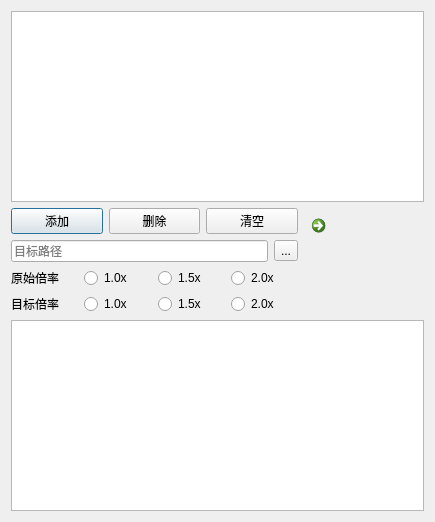
<?xml version="1.0" encoding="UTF-8"?>
<ui version="4.0">
 <class>Dialog</class>
 <widget class="QDialog" name="Dialog">
  <property name="geometry">
   <rect>
    <x>0</x>
    <y>0</y>
    <width>435</width>
    <height>522</height>
   </rect>
  </property>
  <property name="acceptDrops">
   <bool>true</bool>
  </property>
  <property name="windowTitle">
   <string>xml生成器</string>
  </property>
  <layout class="QVBoxLayout" name="verticalLayout_2">
   <item>
    <widget class="QListView" name="listFiles"/>
   </item>
   <item>
    <layout class="QHBoxLayout" name="horizontalLayout_5">
     <item>
      <layout class="QVBoxLayout" name="verticalLayout">
       <item>
        <layout class="QHBoxLayout" name="horizontalLayout">
         <item>
          <widget class="QPushButton" name="btnAdd">
           <property name="text">
            <string>添加</string>
           </property>
          </widget>
         </item>
         <item>
          <widget class="QPushButton" name="btnDelete">
           <property name="text">
            <string>删除</string>
           </property>
          </widget>
         </item>
         <item>
          <widget class="QPushButton" name="btnClear">
           <property name="text">
            <string>清空</string>
           </property>
          </widget>
         </item>
        </layout>
       </item>
       <item>
        <layout class="QHBoxLayout" name="horizontalLayout_2">
         <item>
          <widget class="QLineEdit" name="editPath">
           <property name="placeholderText">
            <string>目标路径</string>
           </property>
          </widget>
         </item>
         <item>
          <widget class="QToolButton" name="btnPath">
           <property name="text">
            <string>...</string>
           </property>
          </widget>
         </item>
        </layout>
       </item>
       <item>
        <layout class="QHBoxLayout" name="horizontalLayout_3">
         <item>
          <widget class="QLabel" name="oldRate">
           <property name="text">
            <string>原始倍率</string>
           </property>
          </widget>
         </item>
         <item>
          <widget class="QRadioButton" name="radioOldRate_1_0">
           <property name="text">
            <string>1.0x</string>
           </property>
          </widget>
         </item>
         <item>
          <widget class="QRadioButton" name="radioOldRate_1_5">
           <property name="text">
            <string>1.5x</string>
           </property>
          </widget>
         </item>
         <item>
          <widget class="QRadioButton" name="radioOldRate_2_0">
           <property name="text">
            <string>2.0x</string>
           </property>
          </widget>
         </item>
        </layout>
       </item>
       <item>
        <layout class="QHBoxLayout" name="horizontalLayout_4">
         <item>
          <widget class="QLabel" name="newRate">
           <property name="text">
            <string>目标倍率</string>
           </property>
          </widget>
         </item>
         <item>
          <widget class="QRadioButton" name="radioNewRate_1_0">
           <property name="text">
            <string>1.0x</string>
           </property>
          </widget>
         </item>
         <item>
          <widget class="QRadioButton" name="radioNewRate_1_5">
           <property name="text">
            <string>1.5x</string>
           </property>
          </widget>
         </item>
         <item>
          <widget class="QRadioButton" name="radioNewRate_2_0">
           <property name="text">
            <string>2.0x</string>
           </property>
          </widget>
         </item>
        </layout>
       </item>
      </layout>
     </item>
     <item>
      <widget class="QCommandLinkButton" name="btnConvert">
       <property name="maximumSize">
        <size>
         <width>120</width>
         <height>120</height>
        </size>
       </property>
       <property name="text">
        <string/>
       </property>
       <property name="icon">
        <iconset resource="res.qrc">
         <normaloff>:/icon/go.png</normaloff>:/icon/go.png</iconset>
       </property>
       <property name="iconSize">
        <size>
         <width>100</width>
         <height>100</height>
        </size>
       </property>
      </widget>
     </item>
    </layout>
   </item>
   <item>
    <widget class="QTextEdit" name="textLog">
     <property name="acceptDrops">
      <bool>false</bool>
     </property>
    </widget>
   </item>
  </layout>
 </widget>
 <layoutdefault spacing="6" margin="11"/>
 <resources>
  <include location="res.qrc"/>
 </resources>
 <connections/>
</ui>
